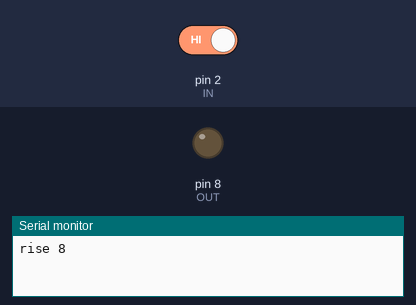
The sketch below on a simulated Arduino Uno, built with avr-gcc and run on an emulated ATmega328P. Shown: output pins drawn as LEDs (lit = HIGH), the last lines printed to the serial monitor. The inputs (shaded band) are chosen by the test bench; at power-on: pin 2 (IN) HIGH.

Above: at 1.2 s.
1.3 s: pin 2 (IN) driven LOW
At 2.2 s:
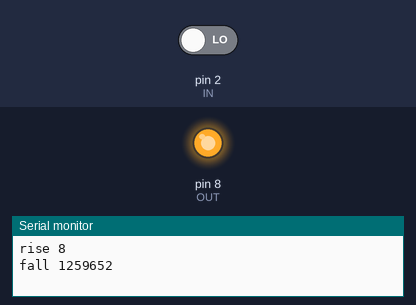
2.8 s: pin 2 (IN) driven HIGH
At 3.4 s:
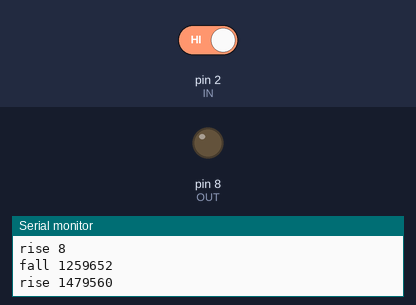
Timing chart, 0 to 5.8 s (numbered marks = the images above; inputs shaded):
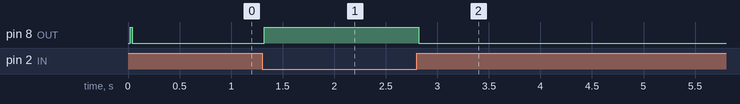

Measured:
- after the input at 1.3 s, pin 8 (OUT): LOW → HIGH at once
- after the input at 2.8 s, pin 8 (OUT): HIGH → LOW at once

The sketch:

rc-delay.ino
```cpp
// rc-delay — tests assert (BT167): pin 8 charges 10 kΩ into 100 nF to GND; pin 2 (an input) reads
// the capacitor. Each round: pin 8 HIGH, wait for pin 2 to read HIGH, print "rise <µs>"; 20 ms
// later pin 8 LOW, wait for LOW, print "fall <µs>". RC ≈ 1 ms: the input rises RC·ln(5/2) ≈ 0.92 ms
// after the edge (VIH 3 V) and falls RC·ln(5/1.5) ≈ 1.21 ms after it (VIL 1.5 V).
const int OUT = 8;
const int IN = 2;

void setup() {
  Serial.begin(115200);
  pinMode(OUT, OUTPUT);
  pinMode(IN, INPUT);
  digitalWrite(OUT, LOW);
  delay(20);
}

void loop() {
  digitalWrite(OUT, HIGH);
  uint32_t t0 = micros();
  while (digitalRead(IN) == LOW) {
  }
  uint32_t rise = micros() - t0;
  Serial.print("rise ");
  Serial.println(rise);
  delay(20);
  digitalWrite(OUT, LOW);
  t0 = micros();
  while (digitalRead(IN) == HIGH) {
  }
  uint32_t fall = micros() - t0;
  Serial.print("fall ");
  Serial.println(fall);
  delay(20);
}
```
